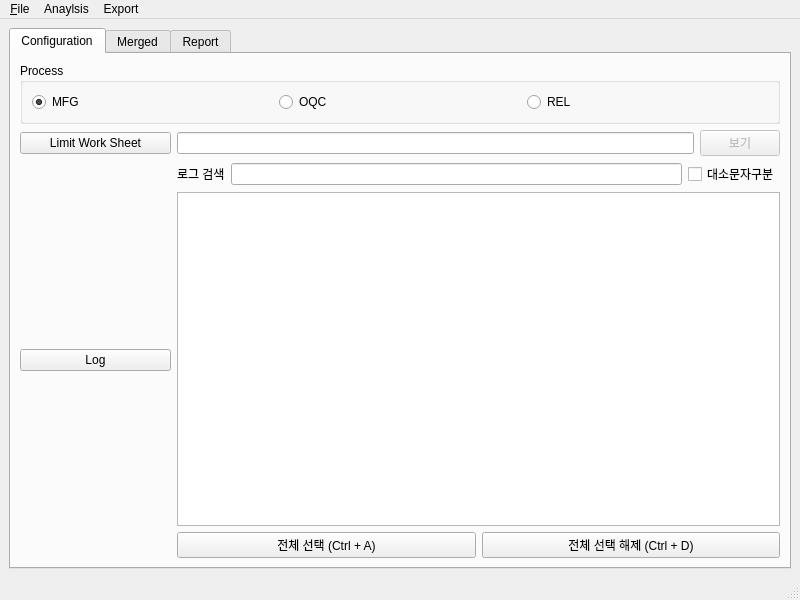
<?xml version="1.0" encoding="UTF-8"?>
<ui version="4.0">
 <class>MainWindow</class>
 <widget class="QMainWindow" name="MainWindow">
  <property name="geometry">
   <rect>
    <x>0</x>
    <y>0</y>
    <width>800</width>
    <height>600</height>
   </rect>
  </property>
  <property name="windowTitle">
   <string>Analyzer</string>
  </property>
  <widget class="QWidget" name="centralwidget">
   <layout class="QGridLayout" name="gridLayout">
    <item row="0" column="0">
     <widget class="QTabWidget" name="tabMain">
      <property name="enabled">
       <bool>true</bool>
      </property>
      <property name="currentIndex">
       <number>0</number>
      </property>
      <widget class="QWidget" name="tabConfiguration">
       <property name="enabled">
        <bool>true</bool>
       </property>
       <attribute name="title">
        <string>Configuration</string>
       </attribute>
       <layout class="QVBoxLayout" name="verticalLayout_2">
        <item>
         <layout class="QGridLayout" name="gridConfiguration" columnstretch="1,4">
          <item row="4" column="0">
           <widget class="QPushButton" name="btnLog">
            <property name="sizePolicy">
             <sizepolicy hsizetype="Expanding" vsizetype="Fixed">
              <horstretch>0</horstretch>
              <verstretch>0</verstretch>
             </sizepolicy>
            </property>
            <property name="text">
             <string>Log</string>
            </property>
           </widget>
          </item>
          <item row="2" column="0">
           <widget class="QPushButton" name="btnLws">
            <property name="sizePolicy">
             <sizepolicy hsizetype="Minimum" vsizetype="Fixed">
              <horstretch>1</horstretch>
              <verstretch>0</verstretch>
             </sizepolicy>
            </property>
            <property name="text">
             <string>Limit Work Sheet</string>
            </property>
           </widget>
          </item>
          <item row="4" column="1">
           <layout class="QVBoxLayout" name="verticalLog">
            <item>
             <layout class="QGridLayout" name="gridLog">
              <item row="1" column="2">
               <widget class="QCheckBox" name="checkCase">
                <property name="text">
                 <string>대소문자구분</string>
                </property>
               </widget>
              </item>
              <item row="1" column="1">
               <widget class="QLineEdit" name="editSearch"/>
              </item>
              <item row="1" column="0">
               <widget class="QLabel" name="labelSearch">
                <property name="text">
                 <string>로그 검색</string>
                </property>
               </widget>
              </item>
             </layout>
            </item>
            <item>
             <widget class="QListWidget" name="listLog">
              <property name="enabled">
               <bool>true</bool>
              </property>
             </widget>
            </item>
            <item>
             <layout class="QHBoxLayout" name="horizontalSelect">
              <item>
               <widget class="QPushButton" name="btnSelect">
                <property name="text">
                 <string>전체 선택 (Ctrl + A)</string>
                </property>
               </widget>
              </item>
              <item>
               <widget class="QPushButton" name="btnDeselect">
                <property name="text">
                 <string>전체 선택 해제 (Ctrl + D)</string>
                </property>
               </widget>
              </item>
             </layout>
            </item>
           </layout>
          </item>
          <item row="2" column="1">
           <layout class="QGridLayout" name="gridLws">
            <item row="0" column="0">
             <widget class="QLineEdit" name="editLws">
              <property name="readOnly">
               <bool>true</bool>
              </property>
             </widget>
            </item>
            <item row="0" column="1">
             <widget class="QPushButton" name="btnShowLws">
              <property name="enabled">
               <bool>false</bool>
              </property>
              <property name="text">
               <string>보기</string>
              </property>
             </widget>
            </item>
           </layout>
          </item>
          <item row="1" column="0" colspan="2">
           <widget class="QGroupBox" name="groupBox">
            <property name="title">
             <string>Process</string>
            </property>
            <layout class="QHBoxLayout" name="horizontalLayout">
             <item>
              <widget class="QRadioButton" name="radioProcessRel">
               <property name="text">
                <string>MFG</string>
               </property>
               <property name="checked">
                <bool>true</bool>
               </property>
              </widget>
             </item>
             <item>
              <widget class="QRadioButton" name="radioProcessOqc">
               <property name="text">
                <string>OQC</string>
               </property>
              </widget>
             </item>
             <item>
              <widget class="QRadioButton" name="radioProcessMfg">
               <property name="text">
                <string>REL</string>
               </property>
              </widget>
             </item>
            </layout>
           </widget>
          </item>
         </layout>
        </item>
       </layout>
      </widget>
      <widget class="QWidget" name="tabMerged">
       <property name="enabled">
        <bool>false</bool>
       </property>
       <attribute name="title">
        <string>Merged</string>
       </attribute>
       <layout class="QGridLayout" name="gridLayout_3">
        <item row="0" column="0">
         <layout class="QVBoxLayout" name="verticalMerged">
          <item>
           <layout class="QGridLayout" name="gridSearchSpec">
            <item row="1" column="1">
             <widget class="QLineEdit" name="editSearchSpec"/>
            </item>
            <item row="1" column="2">
             <widget class="QCheckBox" name="checkCaseSpec">
              <property name="text">
               <string>대소문자 구분</string>
              </property>
             </widget>
            </item>
            <item row="1" column="0">
             <widget class="QLabel" name="labelSearchSpec">
              <property name="text">
               <string>Spec 검색</string>
              </property>
             </widget>
            </item>
           </layout>
          </item>
          <item>
           <layout class="QGridLayout" name="gridSearchModule">
            <item row="1" column="0">
             <widget class="QLabel" name="labelSearchModule">
              <property name="text">
               <string>Module 검색</string>
              </property>
             </widget>
            </item>
            <item row="1" column="1">
             <widget class="QLineEdit" name="editSearchModule"/>
            </item>
           </layout>
          </item>
          <item>
           <layout class="QGridLayout" name="gridOption">
            <item row="0" column="0">
             <widget class="QCheckBox" name="checkFailureModuleOnly">
              <property name="text">
               <string>불량품만 표시</string>
              </property>
             </widget>
            </item>
            <item row="0" column="2">
             <widget class="QLabel" name="labelCount">
              <property name="text">
               <string/>
              </property>
              <property name="alignment">
               <set>Qt::AlignRight|Qt::AlignTrailing|Qt::AlignVCenter</set>
              </property>
             </widget>
            </item>
            <item row="0" column="1">
             <widget class="QCheckBox" name="checkFailureSpecOnly">
              <property name="text">
               <string>불량스펙만 표시</string>
              </property>
             </widget>
            </item>
           </layout>
          </item>
          <item>
           <widget class="QTableView" name="tableMerged"/>
          </item>
         </layout>
        </item>
       </layout>
      </widget>
      <widget class="QWidget" name="tabReport">
       <property name="enabled">
        <bool>false</bool>
       </property>
       <attribute name="title">
        <string>Report</string>
       </attribute>
       <layout class="QGridLayout" name="gridLayout_6">
        <item row="0" column="0">
         <layout class="QGridLayout" name="gridLayout_5" columnstretch="1,3">
          <item row="1" column="0">
           <widget class="QLabel" name="labelSummaryFailureRate">
            <property name="text">
             <string>Failure Rate</string>
            </property>
            <property name="alignment">
             <set>Qt::AlignCenter</set>
            </property>
           </widget>
          </item>
          <item row="2" column="0">
           <widget class="QTableWidget" name="tableFailureRate">
            <property name="editTriggers">
             <set>QAbstractItemView::NoEditTriggers</set>
            </property>
            <property name="selectionMode">
             <enum>QAbstractItemView::SingleSelection</enum>
            </property>
            <property name="selectionBehavior">
             <enum>QAbstractItemView::SelectRows</enum>
            </property>
            <property name="sortingEnabled">
             <bool>true</bool>
            </property>
            <property name="rowCount">
             <number>0</number>
            </property>
            <property name="columnCount">
             <number>4</number>
            </property>
            <attribute name="horizontalHeaderShowSortIndicator" stdset="0">
             <bool>true</bool>
            </attribute>
            <column>
             <property name="text">
              <string>Item</string>
             </property>
            </column>
            <column>
             <property name="text">
              <string>Failure Count</string>
             </property>
            </column>
            <column>
             <property name="text">
              <string>Total Count</string>
             </property>
            </column>
            <column>
             <property name="text">
              <string>Failure Ratio</string>
             </property>
            </column>
           </widget>
          </item>
          <item row="1" column="1">
           <widget class="QLabel" name="labelSummaryPlot">
            <property name="text">
             <string>Plot</string>
            </property>
            <property name="alignment">
             <set>Qt::AlignCenter</set>
            </property>
           </widget>
          </item>
          <item row="2" column="1">
           <widget class="QScrollArea" name="scrollArea">
            <property name="widgetResizable">
             <bool>true</bool>
            </property>
            <widget class="QWidget" name="scrollAreaWidgetContents">
             <property name="geometry">
              <rect>
               <x>0</x>
               <y>0</y>
               <width>98</width>
               <height>28</height>
              </rect>
             </property>
             <layout class="QGridLayout" name="gridLayout_4">
              <item row="0" column="0">
               <layout class="QGridLayout" name="gridPlot"/>
              </item>
             </layout>
            </widget>
           </widget>
          </item>
         </layout>
        </item>
       </layout>
      </widget>
     </widget>
    </item>
   </layout>
  </widget>
  <widget class="QMenuBar" name="menubar">
   <property name="geometry">
    <rect>
     <x>0</x>
     <y>0</y>
     <width>800</width>
     <height>21</height>
    </rect>
   </property>
   <widget class="QMenu" name="menuMenu1">
    <property name="title">
     <string>&amp;File</string>
    </property>
    <addaction name="menuFileSettings"/>
   </widget>
   <widget class="QMenu" name="menuMenu2">
    <property name="title">
     <string>Anaylsis</string>
    </property>
    <addaction name="menuAnalysisMerged"/>
    <addaction name="menuAnalysisReport"/>
   </widget>
   <widget class="QMenu" name="menuExport">
    <property name="title">
     <string>Export</string>
    </property>
    <addaction name="menuExportMerged"/>
    <addaction name="menuExportReport"/>
   </widget>
   <addaction name="menuMenu1"/>
   <addaction name="menuMenu2"/>
   <addaction name="menuExport"/>
  </widget>
  <widget class="QStatusBar" name="statusbar"/>
  <action name="menuAnalysisMerged">
   <property name="text">
    <string>Merge</string>
   </property>
  </action>
  <action name="menuExportMerged">
   <property name="enabled">
    <bool>false</bool>
   </property>
   <property name="text">
    <string>Merged</string>
   </property>
  </action>
  <action name="menuAnalysisReport">
   <property name="text">
    <string>Report</string>
   </property>
  </action>
  <action name="menuExportReport">
   <property name="enabled">
    <bool>false</bool>
   </property>
   <property name="text">
    <string>Report</string>
   </property>
  </action>
  <action name="menuFileSettings">
   <property name="text">
    <string>&amp;Settings</string>
   </property>
  </action>
 </widget>
 <resources/>
 <connections/>
</ui>
